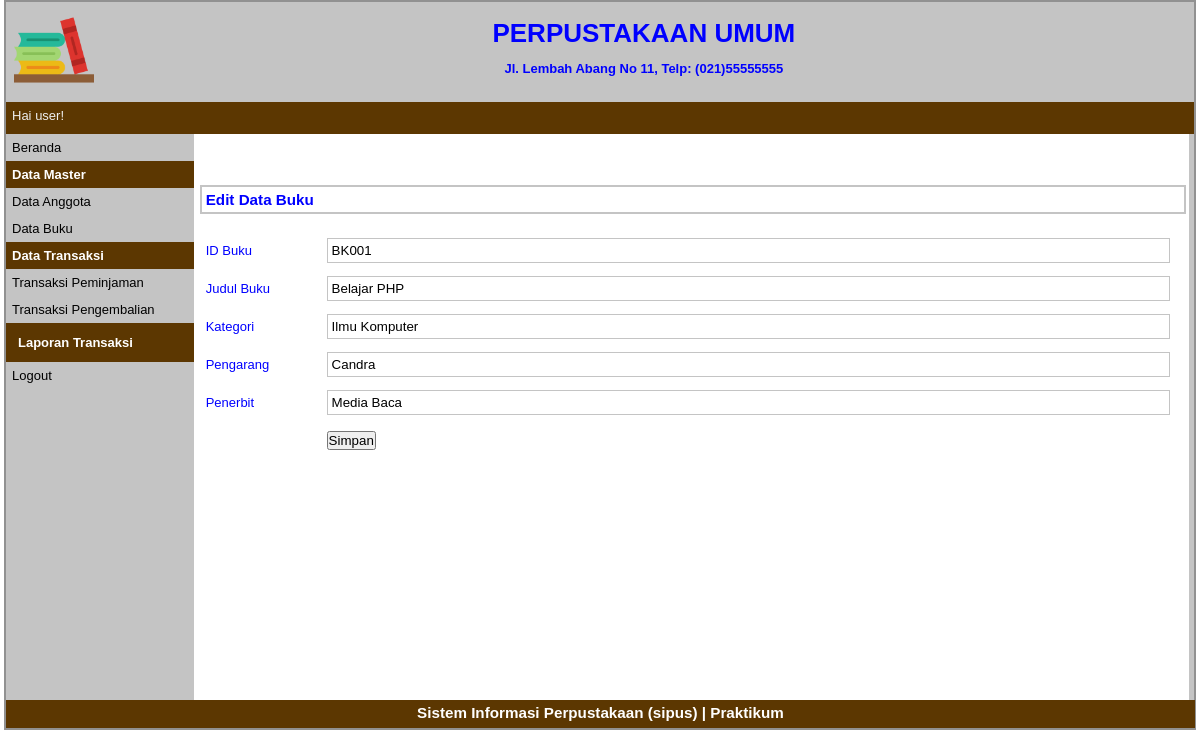
/index.php?p=buku-edit&id=BK001 (signed in), run on the app's committed database.
### tables this page shows
CREATE TABLE `tbbuku` (
  `idbuku` varchar(5) NOT NULL,
  `judulbuku` varchar(50) NOT NULL,
  `kategori` varchar(50) NOT NULL,
  `pengarang` varchar(40) NOT NULL,
  `penerbit` varchar(40) NOT NULL,
  `status` varchar(10) NOT NULL
);

### pages/buku-edit.php (the view)
<?php
$idbuku = $_GET['id'];
$q_tampil_buku = mysqli_query($db, "SELECT * FROM tbbuku WHERE idbuku='$idbuku'");
$data = mysqli_fetch_array($q_tampil_buku);
?>
<div id="label-page">
    <h3>Edit Data Buku</h3>
</div>
<div id="content">
    <form action="proses/buku-edit-proses.php" method="POST" enctype="multipart/form-data">
        <table id="tabel-input">
            <tr>
                <td class="label-formulir">ID Buku</td>
                <td class="isian-formulir">
                    <input type="text" name="idbuku" class="isian-formulir isian-formulir-border" value="<?= $data['idbuku']; ?>" readonly>
                </td>
            </tr>
            <tr>
                <td class="label-formulir">Judul Buku</td>
                <td class="isian-formulir">
                    <input type="text" name="judulbuku" class="isian-formulir isian-formulir-border" value="<?= $data['judulbuku']; ?>">
                </td>
            </tr>
            <tr>
                <td class="label-formulir">Kategori</td>
                <td class="isian-formulir">
                    <input type="text" name="kategori" class="isian-formulir isian-formulir-border" value="<?= $data['kategori']; ?>">
                </td>
            </tr>
            <tr>
                <td class="label-formulir">Pengarang</td>
                <td class="isian-formulir">
                    <input type="text" name="pengarang" class="isian-formulir isian-formulir-border" value="<?= $data['pengarang']; ?>">
                </td>
            </tr>
            <tr>
                <td class="label-formulir">Penerbit</td>
                <td class="isian-formulir">
                    <input type="text" name="penerbit" class="isian-formulir isian-formulir-border" value="<?= $data['penerbit']; ?>">
                </td>
            </tr>
            <tr>
                <td class="label-formulir"></td>
                <td class="isian-formulir"><input type="submit" name="simpan" value="Simpan" id="tombol-simpan"></td>
            </tr>
        </table>
    </form>
</div>

### style.css (style rules this page uses)
* { margin:0px; padding:0px }
body { font-family:sans-serif; font-size:13px; color:blue; }
#label-page { margin-top:6px; margin-bottom:6px; margin-left:6px; border:2px solid #C4C4C4; padding:4px; width:97.9%; }
#content { float:left; width:96.8%; min-height:454px; background-image : border:2px solid #C4C4C4; padding:10px; margin-bottom:6px; }
#tabel-input { width:100%; }
.label-formulir { width:12%; height:36px; margin:20px; }
.isian-formulir { width:80%; padding:4px; width:99.8%; }
.isian-formulir-border { border:1px solid #C4C4C4; }

### data on the page
tbbuku: idbuku "BK001", judulbuku "Belajar PHP", kategori "Ilmu Komputer", pengarang "Candra", penerbit "Media Baca"

### other printed values
$_SESSION['sesi'] "user"
